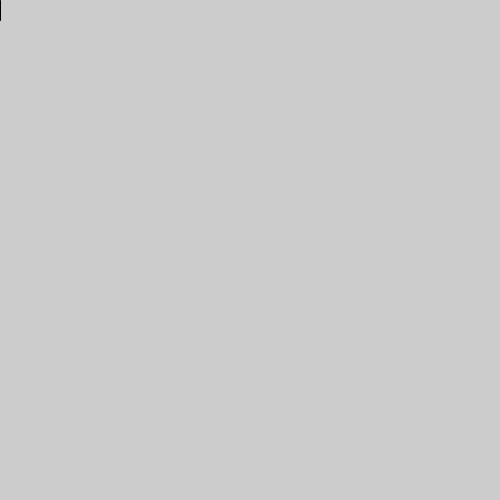
Frame 1 (no input)
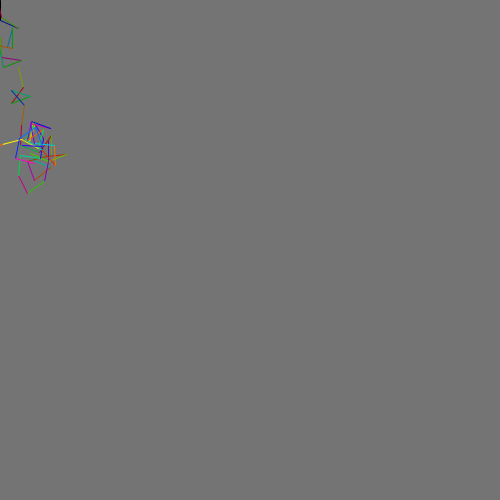
Frame 60 (the mouse pressed at the canvas centre just before this capture)
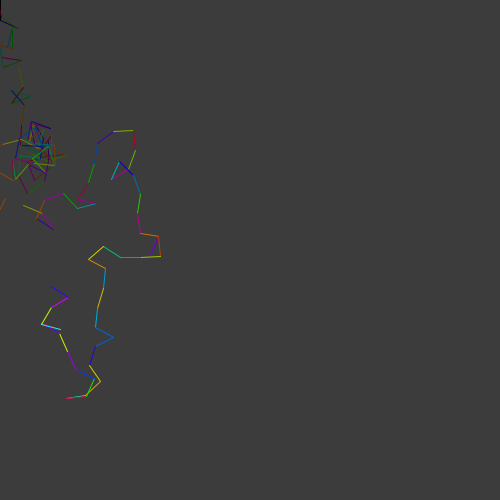
Frame 120 (the mouse held since frame 60 and released just before this capture)

The Processing sketch that drew these frames (run headless with seeded random() and noise(); from frame 60 on, the mouse is pressed at the canvas centre):

// Processing sketch: sketch_200718a
// ── sketch_200718a.pde
float x,y,q,w,a,f,l=20;
void setup(){size(500,500);colorMode(HSB,99);}
void draw(){f++;if(f%9==0){fill(0,9);rect(-1,-1,550,550);}
  q=sin(a)*l+x;w=cos(a)*l+y;a+=w;line(x,y,q,w);if(a>PI){stroke(random(99),99,99);while(q>500|w>500|q<0|w<0){a+=w;q=sin(a)*l+x;w=cos(a)*l+y;}x=q;y=w;}}
